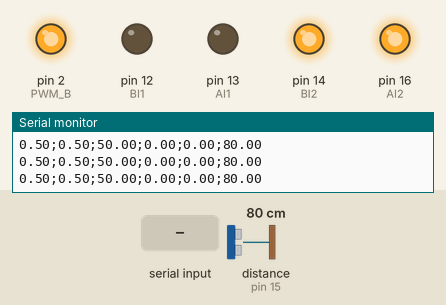
Simulated run of this sketch. Board: Arduino Uno, built with avr-gcc and run on an emulated ATmega328P. Parts: output pins drawn as LEDs (lit = HIGH), the last lines printed to the serial monitor. The inputs (shaded band) are chosen by the test bench; at power-on: distance to the obstacle (sensor on pin 15) 80 cm. The echo pulse lasts 58.3 µs per cm.

Above: at 1.2 s.
1.3 s: distance to the obstacle (sensor on pin 15) set to 24 cm
2.8 s: distance to the obstacle (sensor on pin 15) set to 20 cm
At 3.1 s:
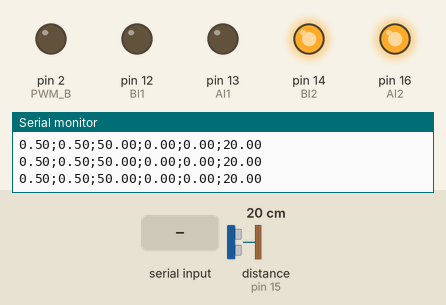
4.3 s: "s90\n" received over Serial
At 5.4 s:
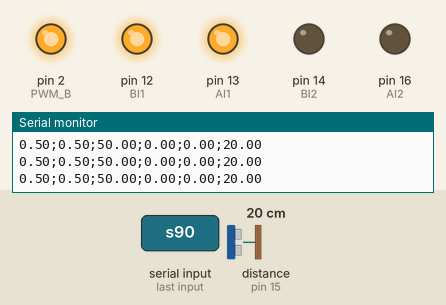
8.8 s: distance to the obstacle (sensor on pin 15) set to 120 cm
At 9.8 s:
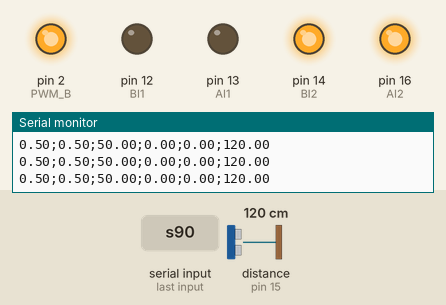
10.3 s: distance to the obstacle (sensor on pin 15) set to 96 cm
11.8 s: distance to the obstacle (sensor on pin 15) set to 91 cm
At 12.2 s:
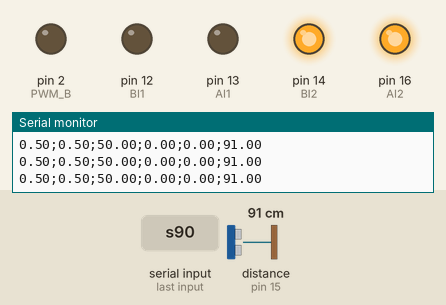
Timing chart, 0 to 14.3 s (numbered marks = the images above; inputs shaded):
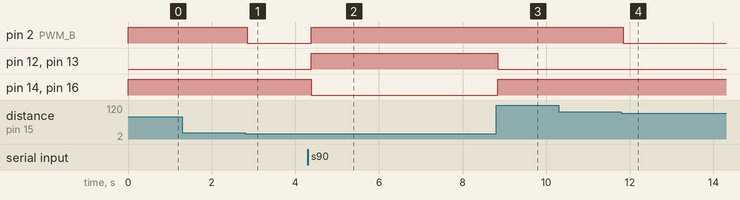

Measured:
- the behaviour switches between 22 and 21 cm on distance to the obstacle (sensor on pin 15) (found by bisection; images 0 and 1)
- the behaviour switches between 92 and 91 cm on distance to the obstacle (sensor on pin 15) (found by bisection; images 3 and 4)
- after the input at 2.8 s, pin 2 (PWM_B): HIGH → LOW after 0.05 s
- after the input at 4.3 s, pin 2 (PWM_B), pin 12 (BI1), pin 13 (AI1): LOW → HIGH after 0.08 s; pin 14 (BI2), pin 16 (AI2): HIGH → LOW after 0.08 s
- after the input at 8.8 s, pin 12 (BI1), pin 13 (AI1): HIGH → LOW at once; pin 14 (BI2), pin 16 (AI2): LOW → HIGH at once
- after the input at 11.8 s, pin 2 (PWM_B): HIGH → LOW at once

The sketch:

ultrasonico.ino
```cpp
#include "PID_v1.h"
#include <Ultrasonic.h>

#define PWM_B  2
#define PWM_A  2
#define AI2   16
#define AI1   13
#define BI1   12
#define BI2   14

#define VEL_MIN_ABS 60
#define FATOR_ESQUERDA 0.5
#define FATOR_DIREITA 0.5
#define PWM_MAX 1023

#define TRIGGER_PIN  0
#define ECHO_PIN     15

Ultrasonic ultrasonic(TRIGGER_PIN, ECHO_PIN);

//PID
double setpoint = 20;
double distancia, torque;
//Ajustar os parametros para o projeto em desenvolvimento
double Kp = 50;
double Ki = 0;
double Kd = 0;
PID pid(&distancia, &torque, &setpoint, Kp, Ki, Kd, DIRECT);

boolean infoCompleta = false;
char fimInformacao = '*';

void setup() {
  pinMode(PWM_A, OUTPUT);
  pinMode(AI1, OUTPUT);
  pinMode(AI2, OUTPUT);
  pinMode(PWM_B, OUTPUT);
  pinMode(BI1, OUTPUT);
  pinMode(BI2, OUTPUT);

  Serial.begin(115200);

  pid.SetMode(AUTOMATIC);
  pid.SetSampleTime(100);
  pid.SetOutputLimits(-100, 100);
}

void loop() {
  ESPserialEvent();
  if (infoCompleta) {
    pid.SetTunings(Kp, Ki, Kd);
    infoCompleta = false;
  }
  distancia = ultrasonic.convert(ultrasonic.timing(), Ultrasonic::CM);
  Serial.print(FATOR_ESQUERDA);
  Serial.print(";");
  Serial.print(FATOR_DIREITA);
  Serial.print(";");
  Serial.print(Kp);
  Serial.print(";");
  Serial.print(Ki);
  Serial.print(";");
  Serial.print(Kd);
  Serial.print(";");
  Serial.println(distancia);
  pid.Compute();
  mover(torque);
}

void mover(int velocidade) {
  int velocidadeReal = abs(velocidade * PWM_MAX / 100);
  digitalWrite(AI1, velocidade > 0 ? HIGH : LOW);
  digitalWrite(AI2, velocidade > 0 ? LOW : HIGH);
  digitalWrite(BI1, velocidade > 0 ? HIGH : LOW);
  digitalWrite(BI2, velocidade > 0 ? LOW : HIGH);
  if (abs(velocidade) > VEL_MIN_ABS) {
    analogWrite(PWM_A, velocidadeReal * FATOR_ESQUERDA);
    analogWrite(PWM_B, velocidadeReal * FATOR_DIREITA);
  } else {
    analogWrite(PWM_A, 0);
    analogWrite(PWM_B, 0);
  }
}

void ESPserialEvent() {
  while (Serial.available()) {
    char c = Serial.read();
    switch (c)
    {
      case 'p':
        Kp = Serial.parseFloat();
        break;
      case 'i':
        Ki = Serial.parseFloat();
        break;
      case 'd':
        Kd = Serial.parseFloat();
        break;
      case 's':
        setpoint = Serial.parseFloat();
        break;
    }
    infoCompleta = (c == fimInformacao) || (c == '\n');
  }
}
```
